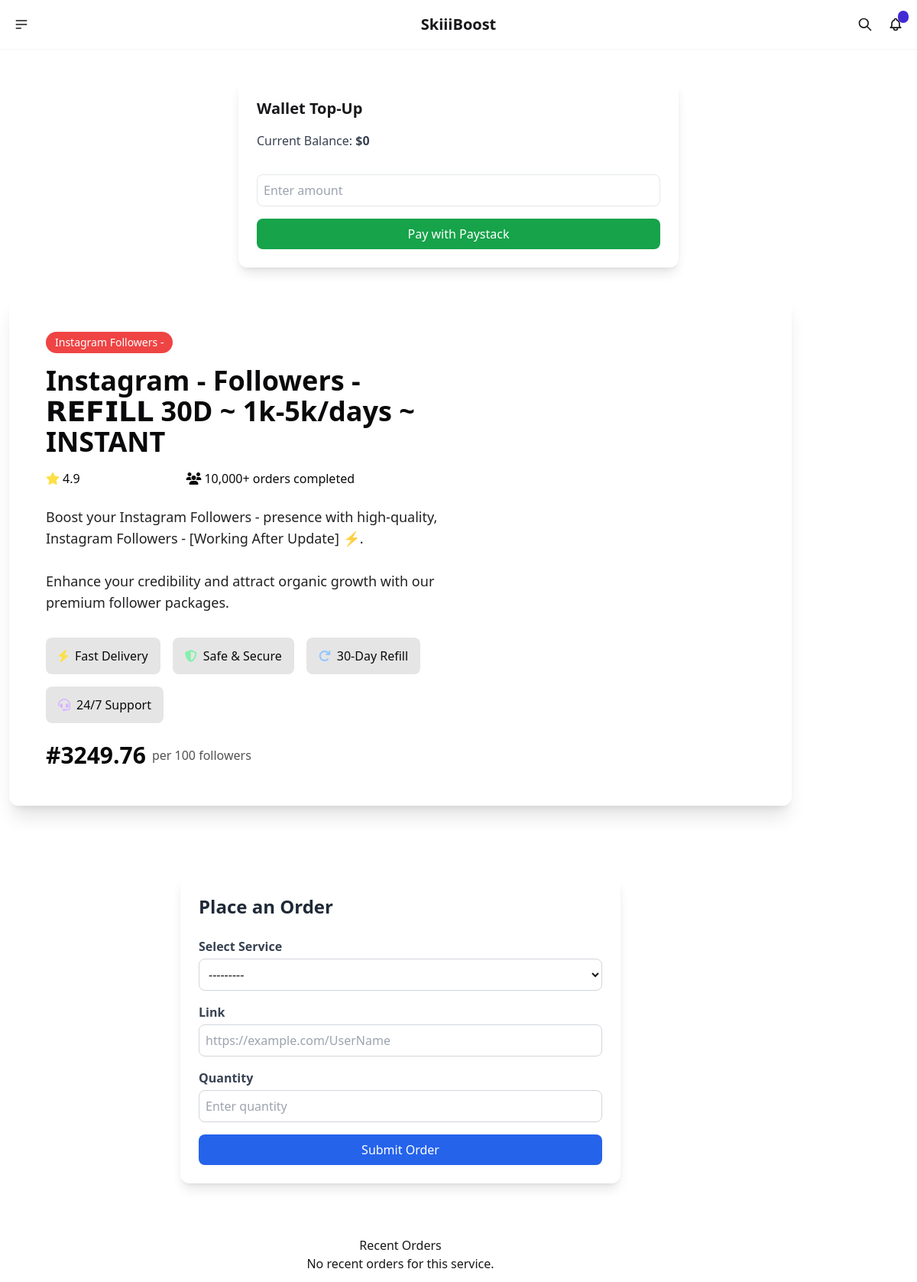
/smmboost/service/2603/, run on the app's committed database.
### smmboost/models.py (models this page shows)
class Service(models.Model):
    service_id = models.IntegerField()
    name = models.CharField(max_length=255)
    category = models.CharField(max_length=255)
    rate = models.FloatField()
    min_quantity = models.IntegerField()
    max_quantity = models.IntegerField()
    def __str__(self):
        return f"{self.name} - {self.category}"

### smmboost/views.py (the view, shortened to what this page needs)
# urls.py: path('service/<int:service_id>/', views.service_detail, name='service_detail'),
def service_detail(request, service_id):
    service = get_object_or_404(Service, id=service_id)
    return render(request, 'smmboost/service_detail.html', {'service': service, 'form': OrderForm()})

### smmboost/forms.py
class OrderForm(forms.Form):
    service = forms.ModelChoiceField(
        queryset=Service.objects.all(),
        widget=forms.Select(attrs={
            'class': 'w-full p-2 border rounded-lg border-gray-300 focus:ring focus:outline-none'
        })
    )
    link = forms.URLField(
        widget=forms.URLInput(attrs={
            'placeholder': 'https://example.com/UserName',
            'class': 'w-full p-2 border rounded-lg border-gray-300 focus:ring focus:outline-none'
        })
    )
    quantity = forms.IntegerField(
        widget=forms.NumberInput(attrs={
            'placeholder': 'Enter quantity',
            'class': 'w-full p-2 border rounded-lg border-gray-300 focus:ring focus:outline-none'
        })
    )

### smmboost/context_processors.py (called while the page is built)
def user_balance(request):
    if request.user.is_authenticated:
        try:
            balance = Wallet.objects.get(user=request.user).balance
        except Wallet.DoesNotExist:
            balance = 0
    else:
        balance = 0
    return {'user_balance': balance}

### smmboost/templatetags/form_tags.py (called while the page is built)
@register.filter(name='first_words')
def first_words(value, num=3):
    return ' '.join(value.split()[:num])

### templates/smmboost/service_detail.html (shortened to what this page needs)
{% extends 'smmboost/base.html' %}
{% load static %}
{%load form_tags%}
{% block content %}
<div class="container mx-auto">
    <section class="bg-gradient-to-br from-instagram-900 to-instagram-500 rounded-xl shadow-xl overflow-hidden mb-8 text-white">
        <div class="flex flex-col md:flex-row">
            <div class="md:w-3/5 p-8 md:p-12">
                <span class="inline-block bg-red-500 backdrop-blur-sm text-white px-3 py-1 rounded-full text-sm font-medium mb-4">
                    {{service.category|first_words}}
                </span>
                <h1 class="text-3xl md:text-4xl text-neutral font-bold mb-4">{{ service.name }}</h1>
                <div class="flex items-center mb-6">
                    <div class="flex items-center mr-6 text-neutral">
                        <i class="fas fa-star text-yellow-300 mr-1"></i>
                        <span class="font-medium">4.9</span>
                        <span class="text-white/70 ml-1">(2,384 reviews)</span>
                    </div>
                    <div class="flex items-center text-neutral">
                        <i class="fas fa-users text-neutral mr-1"></i>
                        <span>10,000+ orders completed</span>
                    </div>
                </div>
                <p class="text-lg mb-8 text-neutral/90">Boost your {{service.category|first_words}} presence with high-quality, {{service.category}}. <br><br> Enhance your credibility and attract organic growth with our premium follower packages.</p>
                <div class="flex flex-wrap gap-4 mb-6">
                    <div class="bg-neutral/10 text-neutral backdrop-blur-sm rounded-lg px-4 py-3 flex items-center">
                        <i class="fas fa-bolt text-yellow-300 mr-2"></i>
                        <span>Fast Delivery</span>
                    </div>
                    <div class="bg-neutral/10 text-neutral backdrop-blur-sm rounded-lg px-4 py-3 flex items-center">
                        <i class="fas fa-shield-alt text-green-300 mr-2"></i>
                        <span>Safe & Secure</span>
                    </div>
                    <div class="bg-neutral/10 text-neutral backdrop-blur-sm rounded-lg px-4 py-3 flex items-center">
                        <i class="fas fa-redo text-blue-300 mr-2"></i>
                        <span>30-Day Refill</span>
                    </div>
                    <div class="bg-neutral/10 text-neutral backdrop-blur-sm rounded-lg px-4 py-3 flex items-center">
                        <i class="fas fa-headset text-purple-300 mr-2"></i>
                        <span>24/7 Support</span>
                    </div>
                </div>
                <div class="flex items-center text-neutral">
                    <span class="text-3xl font-bold mr-2 text-neutral">#{{service.rate}}</span>
                    <span class="text-neutral/70">per 100 followers</span>
                </div>
            </div>
        </div>
    </section>
</div>
<div class="container mt-5">
    <div id="#order-section" x-data="{ loading: false, showToast: false, toastMessage: '', toastType: 'success' }"
        class="max-w-xl mx-auto mt-10 bg-white p-6 rounded-xl shadow-lg" x-init="
  window.addEventListener('order:feedback', event => {
    toastMessage = event.detail.message
    toastType = event.detail.type
    showToast = true
    setTimeout(() => showToast = false, 4000)
  })
">
        <h2 class="text-2xl font-bold mb-6 text-gray-800">Place an Order</h2>
        <form method="post" @submit="loading = true" id="order-form">
            <div class="mb-4">
                <label for="id_service" class="block mb-1 font-semibold text-gray-700">Select Service</label>
                {{ form.service }}
            </div>
            <div class="mb-4">
                <label for="id_link" class="block mb-1 font-semibold text-gray-700">Link</label>
                {{ form.link }}
            </div>
            <div class="mb-4">
                <label for="id_quantity" class="block mb-1 font-semibold text-gray-700">Quantity</label>
                {{ form.quantity }}
            </div>
            <button type="submit"
                class="w-full bg-blue-600 text-white py-2 rounded-lg hover:bg-blue-700 flex justify-center items-center gap-2 transition duration-200"
                :disabled="loading">
                <span x-text="loading ? 'Processing...' : 'Submit Order'"></span>
            </button>
        </form>
    </div>
</div>
<br>
<hr><br>
<h4 class="mt-5">Recent Orders</h4>
<ul>
    {% for order in orders %}
    <li>#{{ order.api_order_id }} - {{ order.status }} - {{ order.created_at|date:"M d, H:i" }}</li>
    {% empty %}
    <li>No recent orders for this service.</li>
    {% endfor %}
</ul>
{% endblock %}

### data on the page
Service: category|first_words "Instagram Followers -", name "Instagram - Followers - 𝗥𝗘𝗙𝗜𝗟𝗟 30D ~ 1k-5k/days ~ INSTANT", category "Instagram Followers - [Working After Update] ⚡️", rate "3249.76"

### other printed values
{{ user_balance }} "0"
